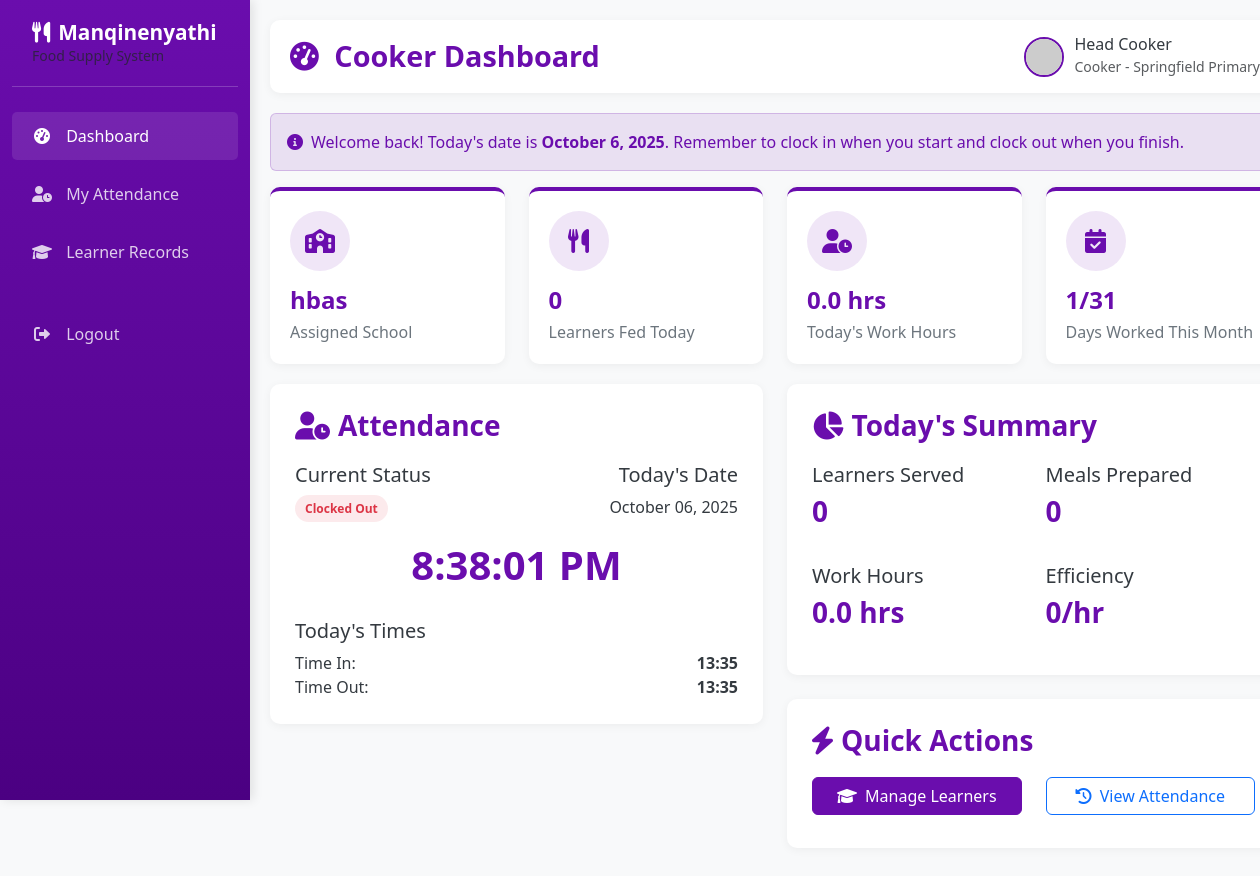
Screenshot of /dashboard/cooker (signed in) with the database file from the repository.
### app.py (models this page shows)
class School(db.Model):
    __tablename__ = 'schools'
    school_id = db.Column(db.Integer, primary_key=True)
    school_name = db.Column(db.String(150), nullable=False)
    location = db.Column(db.String(150), nullable=False)
    contact_person = db.Column(db.String(100), nullable=False)
    contact_number = db.Column(db.String(20), nullable=False)
    created_at = db.Column(db.DateTime, default=datetime.utcnow)
    deliveries = db.relationship('Delivery', backref='school')
    attendance = db.relationship('Attendance', backref='school')
    learners = db.relationship('Learner', backref='school')

class Attendance(db.Model):
    __tablename__ = 'attendance'
    attendance_id = db.Column(db.Integer, primary_key=True)
    cooker_id = db.Column(db.Integer, db.ForeignKey('users.user_id'), nullable=False)
    school_id = db.Column(db.Integer, db.ForeignKey('schools.school_id'), nullable=False)
    date = db.Column(db.Date, nullable=False)
    time_in = db.Column(db.DateTime)
    time_out = db.Column(db.DateTime)
    created_at = db.Column(db.DateTime, default=datetime.utcnow)

### app.py (the view)
@app.route('/dashboard/cooker')
def dashboard_cooker():
    if session.get('role') != 'cooker':
        return redirect(url_for('home'))
    user_id = session.get('user_id')
    today = datetime.now().date()
    current_month = datetime.now().month
    current_year = datetime.now().year
    assigned_school = School.query.first()  # Modify this based on your assignment logic
    learners_fed_today = Learner.query.filter_by(
        cooker_id=user_id,
        date_served=today
    ).count()
    today_attendance = Attendance.query.filter_by(
        cooker_id=user_id,
        date=today
    ).first()
    work_hours = 0
    if today_attendance and today_attendance.time_in and today_attendance.time_out:
        time_diff = today_attendance.time_out - today_attendance.time_in
        work_hours = round(time_diff.total_seconds() / 3600, 1)
    days_worked_this_month = Attendance.query.filter(
        Attendance.cooker_id == user_id,
        db.extract('month', Attendance.date) == current_month,
        db.extract('year', Attendance.date) == current_year,
        Attendance.time_in.isnot(None)
    ).count()
    import calendar
    total_days_in_month = calendar.monthrange(current_year, current_month)[1]
    return render_template('dashboard_cooker.html',
                         assigned_school=assigned_school,
                         learners_fed_today=learners_fed_today,
                         work_hours=work_hours,
                         days_worked=f"{days_worked_this_month}/{total_days_in_month}",
                         today_attendance=today_attendance,
                         today=today)

### templates/dashboard_cooker.html (shortened to what this page needs)
{% extends "cooker_base.html" %}
{% block page_title %}Cooker Dashboard{% endblock %}
{% block content %}
<div class="alert alert-info d-flex align-items-center" role="alert">
    <i class="fas fa-info-circle me-2"></i>
    <div>Welcome back! Today's date is <strong id="currentDate">{{ today }}</strong>. Remember to clock in when you start and clock out when you finish.</div>
</div>
<div class="row">
    <div class="col-md-3">
        <div class="dashboard-card">
            <div class="card-icon">
                <i class="fas fa-school"></i>
            </div>
            <h3 id="assignedSchool">{{ assigned_school.school_name if assigned_school else "Not Assigned" }}</h3>
            <p>Assigned School</p>
        </div>
    </div>
    <div class="col-md-3">
        <div class="dashboard-card">
            <div class="card-icon">
                <i class="fas fa-utensils"></i>
            </div>
            <h3 id="learnersFed">{{ learners_fed_today }}</h3>
            <p>Learners Fed Today</p>
        </div>
    </div>
    <div class="col-md-3">
        <div class="dashboard-card">
            <div class="card-icon">
                <i class="fas fa-user-clock"></i>
            </div>
            <h3 id="workHours">{{ work_hours }} hrs</h3>
            <p>Today's Work Hours</p>
        </div>
    </div>
    <div class="col-md-3">
        <div class="dashboard-card">
            <div class="card-icon">
                <i class="fas fa-calendar-check"></i>
            </div>
            <h3 id="daysWorked">{{ days_worked }}</h3>
            <p>Days Worked This Month</p>
        </div>
    </div>
</div>
<div class="row">
    <div class="col-md-6">
        <div class="attendance-card">
            <h3><i class="fas fa-user-clock me-2"></i>Attendance</h3>
            <div class="d-flex justify-content-between mb-3">
                <div>
                    <h5>Current Status</h5>
                    <span class="status-badge {% if today_attendance and today_attendance.time_in and not today_attendance.time_out %}status-clocked-in{% else %}status-clocked-out{% endif %}" id="statusBadge">
                        {% if today_attendance and today_attendance.time_in and not today_attendance.time_out %}Clocked In{% else %}Clocked Out{% endif %}
                    </span>
                </div>
                <div class="text-end">
                    <h5>Today's Date</h5>
                    <span id="todayDate">{{ today.strftime('%B %d, %Y') }}</span>
                </div>
            </div>
            <div class="time-display" id="currentTime">
            </div>
            <div class="today-times">
                <h5>Today's Times</h5>
                <div class="d-flex justify-content-between">
                    <span>Time In:</span>
                    <strong id="timeInDisplay">
                        {% if today_attendance and today_attendance.time_in %}
                            {{ today_attendance.time_in.strftime('%H:%M') }}
                        {% else %}
                            --:--
                        {% endif %}
                    </strong>
                </div>
                <div class="d-flex justify-content-between">
                    <span>Time Out:</span>
                    <strong id="timeOutDisplay">
                        {% if today_attendance and today_attendance.time_out %}
                            {{ today_attendance.time_out.strftime('%H:%M') }}
                        {% else %}
                            --:--
                        {% endif %}
                    </strong>
                </div>
            </div>
        </div>
    </div>
    <div class="col-md-6">
        <div class="summary-card">
            <h3><i class="fas fa-chart-pie me-2"></i>Today's Summary</h3>
            <div class="row mt-3">
                <div class="col-6">
                    <h5>Learners Served</h5>
                    <h3 id="summaryLearners">{{ learners_fed_today }}</h3>
                </div>
                <div class="col-6">
                    <h5>Meals Prepared</h5>
                    <h3 id="summaryMeals">{{ learners_fed_today }}</h3>
                </div>
            </div>
            <div class="row mt-3">
                <div class="col-6">
                    <h5>Work Hours</h5>
                    <h3 id="summaryHours">{{ work_hours }} hrs</h3>
                </div>
                <div class="col-6">
                    <h5>Efficiency</h5>
                    <h3 id="summaryEfficiency">
                        {% if learners_fed_today > 0 %}
                            {{ (learners_fed_today / (work_hours if work_hours > 0 else 1)) | round | int }}/hr
                        {% else %}
                            0/hr
                        {% endif %}
                    </h3>
                </div>
            </div>
        </div>
        <div class="content-card mt-4">
            <h3><i class="fas fa-bolt me-2"></i>Quick Actions</h3>
            <div class="row mt-3">
                <div class="col-6">
                    <a href="{{ url_for('cooker_learners_records') }}" class="btn btn-primary w-100 mb-2">
                        <i class="fas fa-graduation-cap me-1"></i> Manage Learners
                    </a>
                </div>
                <div class="col-6">
                    <a href="{{ url_for('cooker_attendance') }}" class="btn btn-outline-primary w-100 mb-2">
                        <i class="fas fa-history me-1"></i> View Attendance
                    </a>
                </div>
            </div>
        </div>
    </div>
</div>
{% endblock %}

### templates/cooker_base.html (style rules this page uses)
:root { --primary-purple: #6a0dad; --light-purple: #8a2be2; --dark-purple: #4b0082; --accent-purple: #9370db; --white: #ffffff; --light-gray: #f8f9fa; --medium-gray: #e9ecef; --dark-gray: #6c757d; --text-dark: #343a40; }
body { font-family: 'Segoe UI', Tahoma, Geneva, Verdana, sans-serif; background-color: var(--light-gray); color: var(--text-dark); }
.content-card { background-color: var(--white); border-radius: 10px; box-shadow: 0 2px 10px rgba(0, 0, 0, 0.05); padding: 25px; margin-bottom: 20px; }
.alert-info { background-color: rgba(106, 13, 173, 0.1); border-color: rgba(106, 13, 173, 0.2); color: var(--primary-purple); }
.btn-primary { background-color: var(--primary-purple); border-color: var(--primary-purple); }

### templates/dashboard_cooker.html (style rules this page uses)
.dashboard-card { background-color: var(--white); border-radius: 10px; box-shadow: 0 2px 10px rgba(0, 0, 0, 0.05); padding: 20px; margin-bottom: 20px; transition: transform 0.3s; border-top: 4px solid var(--primary-purple); }
.dashboard-card .card-icon { width: 60px; height: 60px; border-radius: 50%; background-color: rgba(106, 13, 173, 0.1); display: flex; align-items: center; justify-content: center; margin-bottom: 15px; }
.dashboard-card .card-icon i { font-size: 24px; color: var(--primary-purple); }
.dashboard-card h3 { font-size: 24px; font-weight: 700; margin-bottom: 5px; color: var(--primary-purple); }
.dashboard-card p { color: var(--dark-gray); margin: 0; }
.attendance-card, .summary-card, .content-card { background-color: var(--white); border-radius: 10px; box-shadow: 0 2px 10px rgba(0, 0, 0, 0.05); padding: 25px; margin-bottom: 20px; }
.attendance-card h3, .summary-card h3, .content-card h3 { color: var(--primary-purple); margin-bottom: 20px; font-weight: 700; }
.time-display { font-size: 2.5rem; font-weight: 700; color: var(--primary-purple); text-align: center; margin: 15px 0; }
.status-badge { padding: 5px 10px; border-radius: 20px; font-size: 12px; font-weight: 600; }
.status-clocked-out { background-color: rgba(220, 53, 69, 0.1); color: #dc3545; }

### rows the page displays
School: school_name "hbas"
Attendance: time_in "13:35", time_out "13:35"

### other values shown
{{ session.get('username', 'Cooker User') }} "Head Cooker"
{{ session.get('school', 'Springfield Primary') }} "Springfield Primary"
{{ learners_fed_today }} "0"
{{ work_hours }} "0.0"
{{ days_worked }} "1/31"
